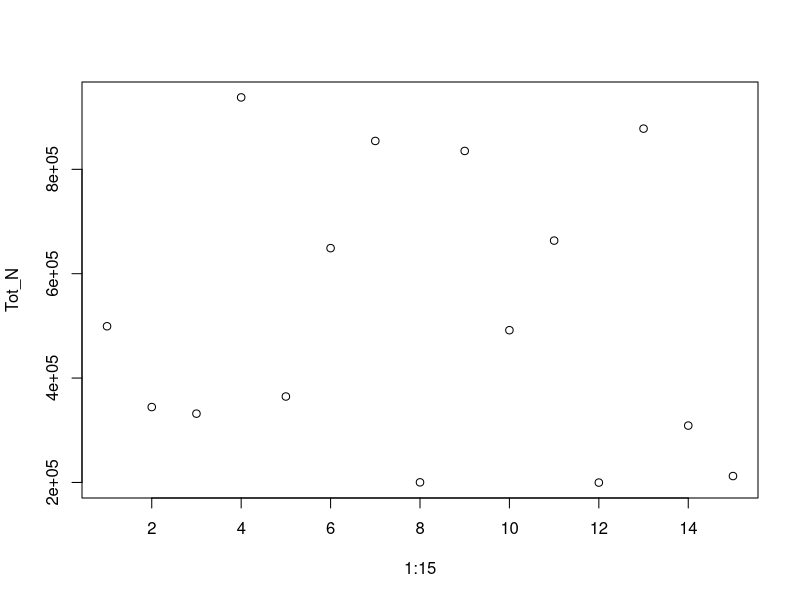

Recreate this plot in R.
## Generating simulation dataset ----  
## various datasets are generated to resemble the REstigouche dataset
## Using similar structure than the case study: 3 upstream RSTs and 2 downstream RSTs/wheels 
## (RST and wheel are used interchangeably)
## 
##
## Author: G. Dauphin
## last update: 24-08-2022
##
##

## Libraries 

library(gtools)
library(coda)
library(boot)
library(tidyverse)

## clear environment
rm(list=ls())


set.seed(8502)

##---------------------------------------------------------------------##
## Parameters/variable : Notation                                      ##
## total and wheel abundance: Tot_N, Tot_w                             ##  
## proportion of each subwatershed: alpha_dir                          ##
## concentration factor: eta                                           ##  
## index of wheel running: y_wheels                                    ##
## Wheel catchability: theta_wheels                                    ##
## CMR                                                                 ##
## Capture: C_wheels                                                   ##
## Mark: M_wheel (a proportion p_mark of the captured fish are marked) ##
## Recapture: R_wheels                                                 ##
##---------------------------------------------------------------------##



## Using similar proportion of each tributat to the REstigouche
## values used in the simulation are historic proportion of wetted area
## these values have been updated and in the case study the actual values used are:
## K = 0.105 ; U = 0.160 ; Ma = 0.205 ; rest =  0.530
p <- c(0.131,0.199,0.191,0.479)

## number of years in each replicate
n_years <- 15

## upper bound assuming 32 millions sqm of habitat  x 0.5 0+/m2 * 0.3 survival (Aprahamian et al 2003)
Tot_N <- runif(n_years, 100000, 1000000 ) 
plot(1:15,Tot_N)

## Generating the proportions of smolts in each subwatershed
## eta = concentration factor
eta <- 15
alpha_dir <- rdirichlet(n_years, p * eta)
## total non-marked abundance
Tot_w<-round(Tot_N*alpha_dir)

### matrix showing which wheels are active 
### proportions based on case study data set
y_wheels <- as.matrix(array(0,dim=c(n_years,5)))

## upstream RSTs
## 1st RST (Kedgwick) works every year 
y_wheels[,1] <- 1
## 2nd RST (Upsalquitch)
y_wheels[,2]<-rbinom(n_years, 1,.67)
## 3rd RST (Matapedia)
y_wheels[,3]<-rbinom(n_years, 1,.17)

## Downstream RSTs
## 4th and 5th RSTs (Butters and Moses)
y_wheels[,4]<-rbinom(n_years, 1,.89)
y_wheels[,5]<-rbinom(n_years, 1,.83)

## Proportion of fish marked = .85
p_mark <- 0.85

## We generate 10 dataset to do a bit of replication
## Ideally more but computing time is an issue 
## (low probability of capture = slow convergence)
n_rep <- 10

## annual wheels catchability (based on initial model estimates)
## theta in logit scale

theta_wheels_list <- list() 

for (i in 1:n_rep){
  theta_wheels <- as.matrix(array(0,dim=c(n_years,5)))
  
  theta_wheels[,1] <- rnorm(n_years,logit(0.02),0.3)
  theta_wheels[,2] <- rnorm(n_years,logit(0.025),0.6)
  theta_wheels[,3] <- rnorm(n_years,logit(0.02),0.2)
  theta_wheels[,4] <- rnorm(n_years,logit(0.0025),0.55)
  theta_wheels[,5] <- rnorm(n_years,logit(0.0025),0.35)
  
  theta_wheels <- round(inv.logit(theta_wheels),6)

## keeping only the years of interest
  theta_wheels <- theta_wheels * y_wheels 
  theta_wheels_list[[i]] <- theta_wheels
}

## this is used in the model that incorporates the spliting process upstream of the 2 downstream RSTs
## probability to go throughout one of the two downstream (ds) wheels

p_ds <- array(NA,dim=c(n_years,5))

p_ds[,4] <- runif(n_years,0.4,0.6)
p_ds[,5] <- 1-p_ds[,4]


## Captures at all wheels
## storing everything in lists

L_C_wheels <- list()
L_M_wheels <- list()
L_M_pooled_wheels <- list()
L_R_wheels <- list()
L_R_pooled_wheels <- list()
L_R_other_wheels_4 <- list()
L_R_other_wheels_5 <- list()

for (i in 1:n_rep){

  C_wheels <- as.matrix(array(NA,dim=c(n_years,5)))
  M_wheels <- as.matrix(array(NA,dim=c(n_years,5)))
  M_pooled_wheels <- as.matrix(array(NA,dim=c(n_years,5)))
  R_wheels <- as.matrix(array(NA,dim=c(n_years,5)))
  R_wheels_pooled <- as.matrix(array(NA,dim=c(n_years,5)))
  
  ## only for the downstream wheels
  ## when operating the downstream RSTs can recapture smolts marked at the upstream RSTs
  R_other_wheels_4 <- as.matrix(array(NA,dim=c(n_years,5)))
  R_other_wheels_5 <- as.matrix(array(NA,dim=c(n_years,5)))
  
  temp_4<-c(1,2,3,5)
  temp_5<-c(1,2,3,4)
  
  for(t in 1:n_years ){
    for(k in 1:3){
      if(y_wheels[t,k]>0){
        C_wheels[t,k] <- rbinom(1,Tot_w[t,k],theta_wheels_list[[i]][t,k])
        M_wheels[t,k] <- round(p_mark * C_wheels[t,k])
        M_pooled_wheels[t,k] <- round(p_mark * C_wheels[t,k])
        R_wheels[t,k] <- rbinom(1,C_wheels[t,k],theta_wheels_list[[i]][t,k])      
      }
    }
    
    ## Wheels 4 and 5 are    
    
    for(k in 4:5){
      if(y_wheels[t,k]>0){
        C_wheels[t,k] <- rbinom(1,round(p_ds[t,k] * Tot_N[t]),theta_wheels_list[[i]][t,k])
        M_wheels[t,k] <- round(p_mark * C_wheels[t,k])
        ## REcaptures from the same wheel      
        R_wheels[t,k] <- rbinom(1,round(p_ds[t,k] * C_wheels[t,k]),theta_wheels_list[[i]][t,k]) 
        
      }  
    }
    
## pooled data  
## This is for the models where the downstream RST recaptures of smolts marked at the upstream 
## are assumed to be the same process 
    
    for(k in 4:5){
      if(y_wheels[t,k]>0){
        ##C_wheels[t,k] <- rbinom(1,Tot_N[t],theta_wheels[t,k])
        ## REcaptures from the same wheel
        M_pooled_wheels[t,k] <- sum(M_wheels[t,1:5],na.rm=T)
        R_wheels_pooled[t,k] <- rbinom(1,round(p_ds[t,k] * M_pooled_wheels[t,k]),theta_wheels_list[[i]][t,k]) 
        
      }  
    }

## REcapture other wheels 
## This is for the models where the downstream RST recaptures of smolts marked at the upstream 
## are assumed to be a different process than the fish marked at a given RST and recpture at the same RST     
    if(y_wheels[t,4]>0){
      for(j in 1:4){
        if(y_wheels[t,temp_4[j]]>0){
          R_other_wheels_4[t,temp_4[j]] <- rbinom(1,round(p_ds[t,4] * M_wheels[t,temp_4[j]]),theta_wheels_list[[i]][t,4]) 
        }
      }
    }
    
    if(y_wheels[t,5]>0){
      for(j in 1:4){
        if(y_wheels[t,temp_5[j]]>0){
          R_other_wheels_5[t,temp_5[j]] <- rbinom(1,round(p_ds[t,5] * M_wheels[t,temp_5[j]]),theta_wheels_list[[i]][t,5]) 
        }
      }
    }

  }  
  L_C_wheels[[i]] <- C_wheels
  L_M_wheels[[i]] <- M_wheels
  L_M_pooled_wheels[[i]] <- M_pooled_wheels
  L_R_wheels[[i]] <- R_wheels
  L_R_pooled_wheels[[i]] <- R_wheels_pooled
  L_R_other_wheels_4[[i]] <- R_other_wheels_4
  L_R_other_wheels_5[[i]] <- R_other_wheels_5

}

## Various transforation to make the dataframes suitable for data and init files in jags ####

temp_p_covered <-as.data.frame( t(t(y_wheels[,1:3])*p[1:3]))
temp_p_covered <-temp_p_covered %>% mutate(rest=1-rowSums(.))
temp_p_covered2 <- temp_p_covered
temp_p_covered2[temp_p_covered2== 0] <- NA

temp_p_covered<-as.matrix(temp_p_covered)
dimnames(temp_p_covered) = NULL

p_covered <-as.data.frame(array(as.numeric(),dim=c(15,4)))

temp_I_p <-as.data.frame( t(t(y_wheels[,1:3])*c(1,2,3)))
temp_I_p <-temp_I_p %>% mutate(last=4)
temp_I_p[temp_I_p == 0] <- NA

I_p <-as.data.frame(array(as.numeric(),dim=c(15,4)))

n_dir <- rep(0,15)

for(i in 1:n_years){
  temp<-temp_p_covered2[i,][which(!is.na(temp_p_covered2[i,]))]
  p_covered[i,1:length(temp)]<-temp
  
  n_dir[i]<-length(which(!is.na(p_covered[i,])))
  
  temp<-temp_I_p[i,][which(!is.na(temp_I_p[i,]))]
  I_p[i,1:length(temp)]<-temp
}

I_p<- as.matrix(I_p)
dimnames(I_p) = NULL

p_covered<- as.matrix(p_covered)
dimnames(p_covered) = NULL


theta_wheels_inits1 <- theta_wheels_list[[2]] + rnorm(15*5,0,0.02) 
theta_wheels_inits1 <- theta_wheels_inits1 * y_wheels 

theta_wheels_inits1[theta_wheels_inits1==0]<-NA
theta_wheels_inits1<- abs(theta_wheels_inits1)
L_theta_wheels_inits1 <- logit(theta_wheels_inits1)


theta_wheels_inits2 <- theta_wheels_list[[7]] + rnorm(15*5,0,0.02) 
theta_wheels_inits2 <- theta_wheels_inits1 * y_wheels 

theta_wheels_inits2[theta_wheels_inits2==0]<-NA
theta_wheels_inits2<- abs(theta_wheels_inits2)
L_theta_wheels_inits2 <- logit(theta_wheels_inits2)


p_smolt_prod <-as.matrix(array(as.numeric(0),dim=c(15,4)))

to_match<-c(1,2,3,4)

for(i in 1:n_years){
  
  temp <- na.omit(match(to_match,I_p[i,]))
  for(k in 1:length(temp)){
    p_smolt_prod[i,I_p[i,k]]<-NA
  }
}

#p_smolt_prod[is.na(p_smolt_prod)]<-1

# y_wheels2 <- as.data.frame(y_wheels)
# colnames(y_wheels2) <- c("a","b","c","d","e")
# I_tot <- y_wheels2 %>% mutate(tot=max(d,e) )

##_______________________________________________________________
## Creating dataset list that are used by Jags ####

## data used for models M1, M2, M3, M9, M10
data_indpt <- list()

for (i in 1:n_rep){

    data_indpt[[i]] =list(
    I_w = y_wheels,
    Y=n_years,
    n_p_dir = n_dir,
    I_p=I_p,
    p_smolt_prod=p_smolt_prod,
    alpha = temp_p_covered ,
    temp4=c(1,2,3,5),
    temp5=c(1,2,3,4),
    
    C= L_C_wheels[[i]], 
    M= L_M_wheels[[i]],
    R= L_R_wheels[[i]]

  )

}



## Merging the two downstream RSTs ####
## data_merge used for models M8 (data_merge2 was used in an alternate model, not presented in the MS)

I_merge <- apply(y_wheels[,4:5],1,sum)
I_merge[I_merge>0]<-1


data_merge <- list()
data_merge2 <- list()

temp <- L_R_wheels[[i]][,5]
temp[is.na(temp)]<-0


for (i in 1:n_rep){
  
  temp1 <- L_R_wheels[[i]][,4]
  temp1[is.na(temp1)]<-0

  temp2 <- L_R_wheels[[i]][,5]
  temp2[is.na(temp2)]<-0

  data_merge[[i]] =list(
    I_w = y_wheels,
    Y=n_years,
    n_p_dir = n_dir,
    I_p=I_p,
    p_smolt_prod=p_smolt_prod,
    alpha = temp_p_covered ,
    temp4=c(1,2,3,5),
    temp5=c(1,2,3,4),
    
    C=L_C_wheels[[i]], R= L_R_wheels[[i]],M= L_M_wheels[[i]],
    I_merge = I_merge,
    C_merge = apply(L_C_wheels[[i]][,4:5],1,sum,na.rm=T),
    M_merge = apply(L_M_wheels[[i]][,1:5],1,sum,na.rm=T),
    R_merge = temp1+
              temp2+ 
              apply(L_R_other_wheels_4[[i]],1,sum,na.rm=T) + apply(L_R_other_wheels_5[[i]],1,sum,na.rm=T)
    
    
  )
  
  data_merge2[[i]] =list(
    I_w = y_wheels,
    Y=n_years,
    n_p_dir = n_dir,
    I_p=I_p,
    p_smolt_prod=p_smolt_prod,
    alpha = temp_p_covered ,
    temp4=c(1,2,3,5),
    temp5=c(1,2,3,4),
    
    C=L_C_wheels[[i]], R= L_R_wheels[[i]],M= L_M_wheels[[i]],
    I_merge = I_merge,
    C_merge = apply(L_C_wheels[[i]][,4:5],1,sum,na.rm=T),
    M_merge = apply(L_M_wheels[[i]][,4:5],1,sum,na.rm=T),
    R_merge = temp1+
              temp2
    
    
  )

}

## Recaptures from other RSTs at the downstream RSTs treated as a different process ####
## data used for models M6, M11
data_oth_wheels_R <- list()


for (i in 1:n_rep){
  data_oth_wheels_R[[i]]=list(

    I_w = y_wheels,
    Y=n_years,
    n_p_dir = n_dir,
    I_p=I_p,
    p_smolt_prod=p_smolt_prod,
    alpha = temp_p_covered ,
    C=L_C_wheels[[i]], 
    M= L_M_wheels[[i]],
    R= L_R_wheels[[i]],
    R_other_4=L_R_other_wheels_4[[i]],
    R_other_5=L_R_other_wheels_5[[i]],
    
    temp4=c(1,2,3,5),
    temp5=c(1,2,3,4)
    
    )
}


## All Recaptures at each downstream RSTs pooled together #### 
## data used for models M4, M5
data_pooled <- list()


for (i in 1:n_rep){
  L_R_pooled_wheels[[i]][,1:3] <- L_R_wheels[[i]][,1:3]
  
  data_pooled[[i]]=list(
    
    I_w = y_wheels,
    Y=n_years,
    n_p_dir = n_dir,
    I_p=I_p,
    p_smolt_prod=p_smolt_prod,
    alpha = temp_p_covered ,
    C=L_C_wheels[[i]], 
    M= L_M_pooled_wheels[[i]],
    R= L_R_pooled_wheels[[i]],
    
    temp4=c(1,2,3,5),
    temp5=c(1,2,3,4)
    
  )
}


##________________________________________________________
#### Generating the Inits for 2 chains                ####
## The merge dataset requires slighlty modified inits

delta_inits <- p_covered
#delta_inits[is.na(delta_inits)]<-0.5

inits =list( 
  list(
    mu_theta = rep(-0.2,5),
    sigma_theta = rep(0.1,5),
    mu_lambda = 400000,
    beta_lambda = 0.001,
    lambda_Nm_tot = rep(400000,n_years),
    
    eta_alphaN=10,
    
    delta = delta_inits,#I_p,
    
    L_theta = L_theta_wheels_inits1
  ),
  list(
    mu_theta = rep(5,5),
    sigma_theta = rep(5,5),
    mu_lambda = 100000,
    beta_lambda = 0.5,
    lambda_Nm_tot = rep(100000,n_years),
    
    eta_alphaN=1,
    
    delta = delta_inits,#I_p,
    
    L_theta = L_theta_wheels_inits2
  )  
 
  
)

inits_merge =list( 
  list(
    mu_theta = rep(-0.2,5),
    sigma_theta = rep(0.1,5),
    mu_lambda = 400000,
    beta_lambda = 0.001,
    lambda_Nm_tot = rep(400000,n_years),
    
    eta_alphaN=10,
    
    delta = delta_inits,#I_p,
    
    L_theta = L_theta_wheels_inits1[,1:4]
  ),
  list(
    mu_theta = rep(5,5),
    sigma_theta = rep(5,5),
    mu_lambda = 100000,
    beta_lambda = 0.5,
    lambda_Nm_tot = rep(100000,n_years),
    
    eta_alphaN=1,
    
    delta = delta_inits,#I_p,
    
    L_theta = L_theta_wheels_inits2[,1:4]
  )  
  
  
  
)









